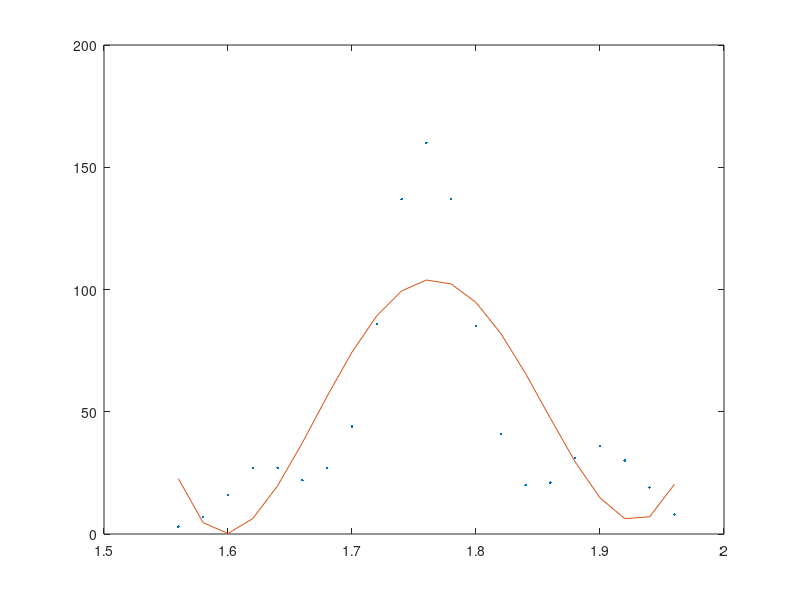

This chart was generated by the following MATLAB code: (Note: this script raises an error after producing the figure.)
%a
x=[1.56;1.58;1.6;1.62;1.64;1.66;1.68;1.7;1.72;1.74;1.76;1.78;1.8;1.82;1.84;1.86;1.88;1.9;1.92;1.94;1.96];
y=[3;7;16;27;27;22;27;44;86;137;160;137;85;41;20;21;31;36;30;19;8]

A=[exp(-((x-1.63).^2)/0.2) exp(-((x-1.76).^2)/0.2) exp(-((x-1.9).^2)/0.2) x.^0];

param=pinv(A)*y;

f=@(x) param(1)*exp(-((x-1.63).^2)/0.2)+param(2)*exp(-((x-1.76).^2)/0.2)+param(3)*exp(-((x-1.9).^2)/0.2)+param(4);

plot(x,y,'.',x,f(x));

%b

h=@(a) integra(f,a,a.^2-2)-12;

a1=2;
h(a1)

a2=2.02;
h(a2)

asol=biseca(h,a1,a2,15);

h(asol)

a=asol
b=asol^2-2

integra(f,a,b)